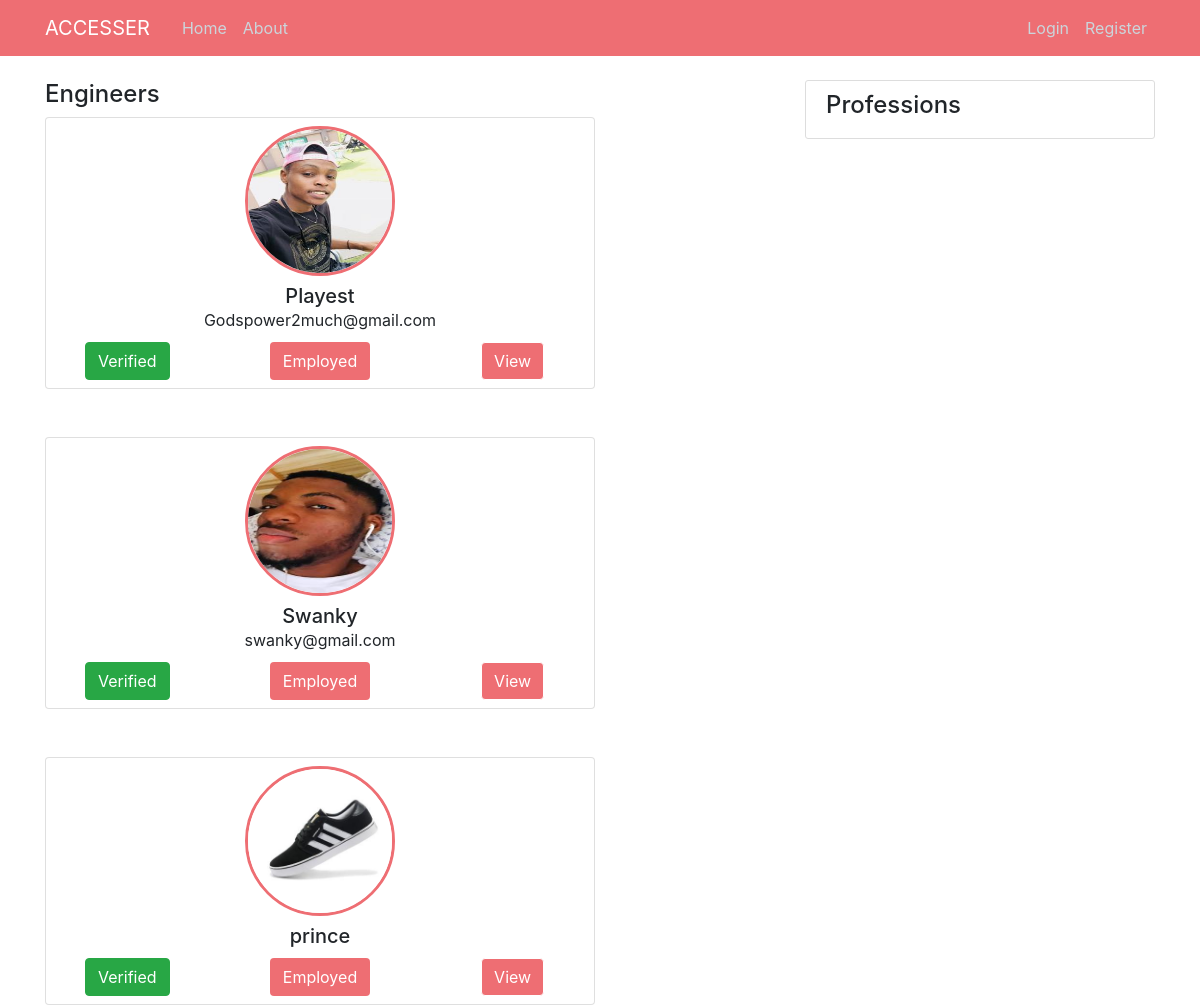
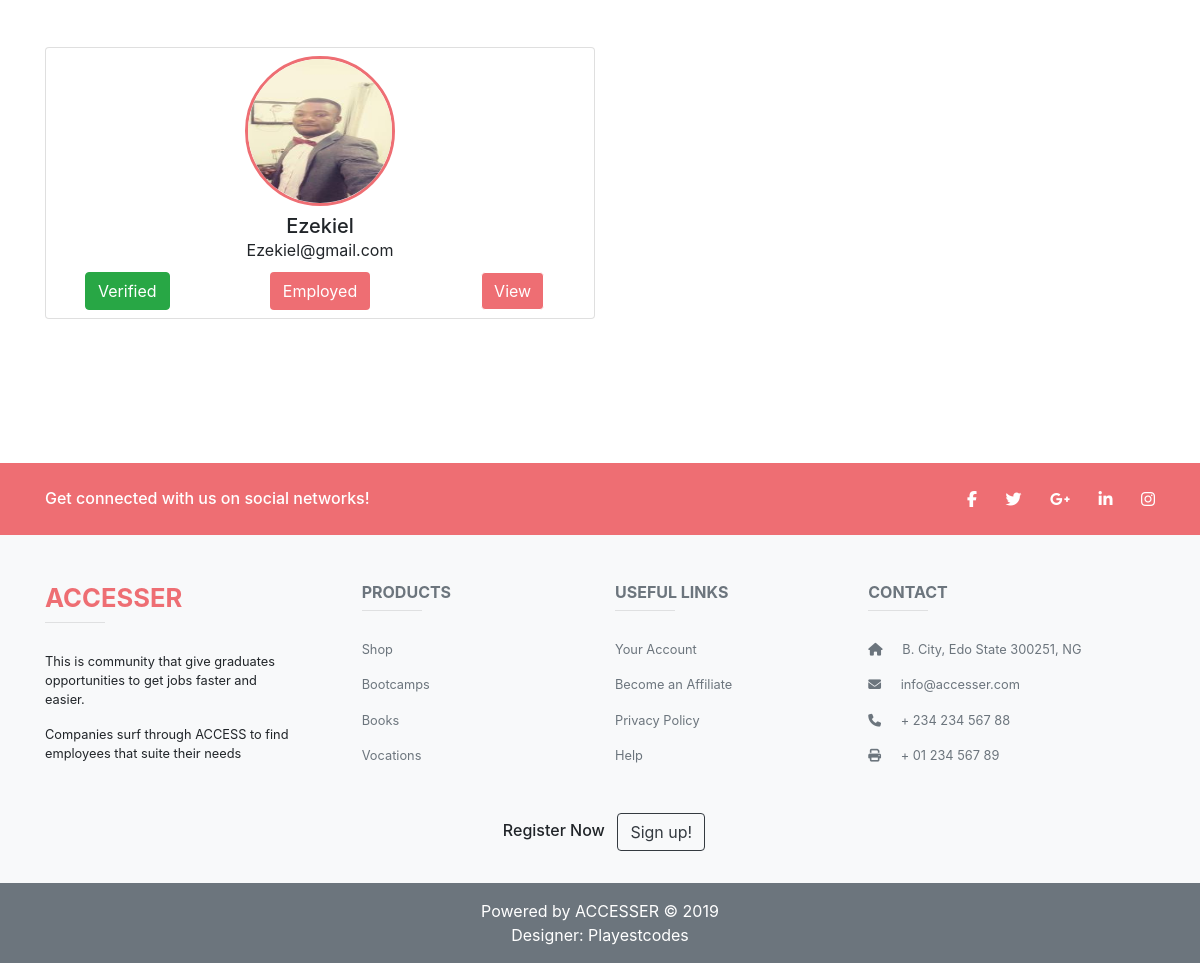
The app's page /user/users/Engineer/ with its own data (2 pictures, top to bottom).
### users/models.py (models this page shows, shortened)
class Profession(models.Model):
    name = models.CharField(max_length=30)
    class Meta:
        verbose_name = "Profession"
        verbose_name_plural = "Professions"
    def __str__(self):
        return self.name

class Profile(models.Model):
    user = models.OneToOneField(User, on_delete=models.CASCADE, related_name = "profile", null=True, blank=True)
    first_name = models.CharField(max_length=50)
    last_name = models.CharField(max_length=50)
    age = models.PositiveIntegerField()
    university = models.CharField(max_length=100)
    course = models.CharField(max_length=100)
    city = models.CharField(max_length=50)
    state = models.CharField(max_length=50)
    country = models.CharField(max_length=50)
    phone_number = models.PositiveIntegerField()
    image = models.ImageField(default='default.jpg', upload_to='profile_pics')
    profession = models.ForeignKey(Profession, on_delete=models.CASCADE, related_name="profiles", null=True, blank=True)

### users/views.py (the view)
# urls.py: path('users/<str:profession>/', user_views.users_by_profession, name="user-profession"),
def users_by_profession(request, profession):
    profession = get_object_or_404(Profession, name=profession)
    context = {"profession":profession}
    return render(request, 'users/user_profession.html',context)

### users/templates/users/user_profession.html
{% extends "blog/base.html" %}
{% load crispy_forms_tags %}
{% block content %}
<div>
    <h4>{{profession}}s</h4>
    {% for profile in profession.profiles.all %}
    <div class="card text-center mb-5" style="width: 550px">
        <img src="{{ profile.image.url }}" class="rounded-circle mt-2" style="width: 150px; height: 150px; margin: auto; padding: 0 0 0 0; border: 3px #ee6e73 solid">
        <div class="card-body" style="padding: 0 0 10px 0">
            <h5 class="card-title mb-0  mt-2" style="font-weight: 500">{{profile.user.username}}</h5>
            <p class="card-text" style="font-weight: 400">{{ profile.user.email }}</p>
        </div>
        <div class="row">
            <div class="col-md-4 mb-2">
            <button type="button" class="btn btn-success">Verified</button>
            </div>
            <div class="col-md-4 mb-2">
            <button type="button" style="background-color: #ee6e73" class="btn text-white">Employed</button>
            </div>
            <div class="col-md-4 mb-2">
            <button type="button" class="btn btn-info">
                <a class="text-white" href="{% url 'user-details' profile.user.id %}">View</a>
                </button>
            </div>
        </div>
    </div>
    {% endfor %}
</div>
{% endblock content %}

### blog/static/blog/main.css (style rules this page uses)
body { box-sizing: border-box; margin-top: 5rem; }
.btn-info { background-color: #ee6e73; color: white; border-color: white; }

### records on screen
Profession: name "Engineer"
Profile: image (picture), user.username "Playest", user.email "Godspower2much@gmail.com"
Profile: image (picture), user.username "Swanky", user.email "swanky@gmail.com"
Profile: image (picture), user.username "prince"
Profile: image (picture), user.username "Ezekiel", user.email "Ezekiel@gmail.com"
